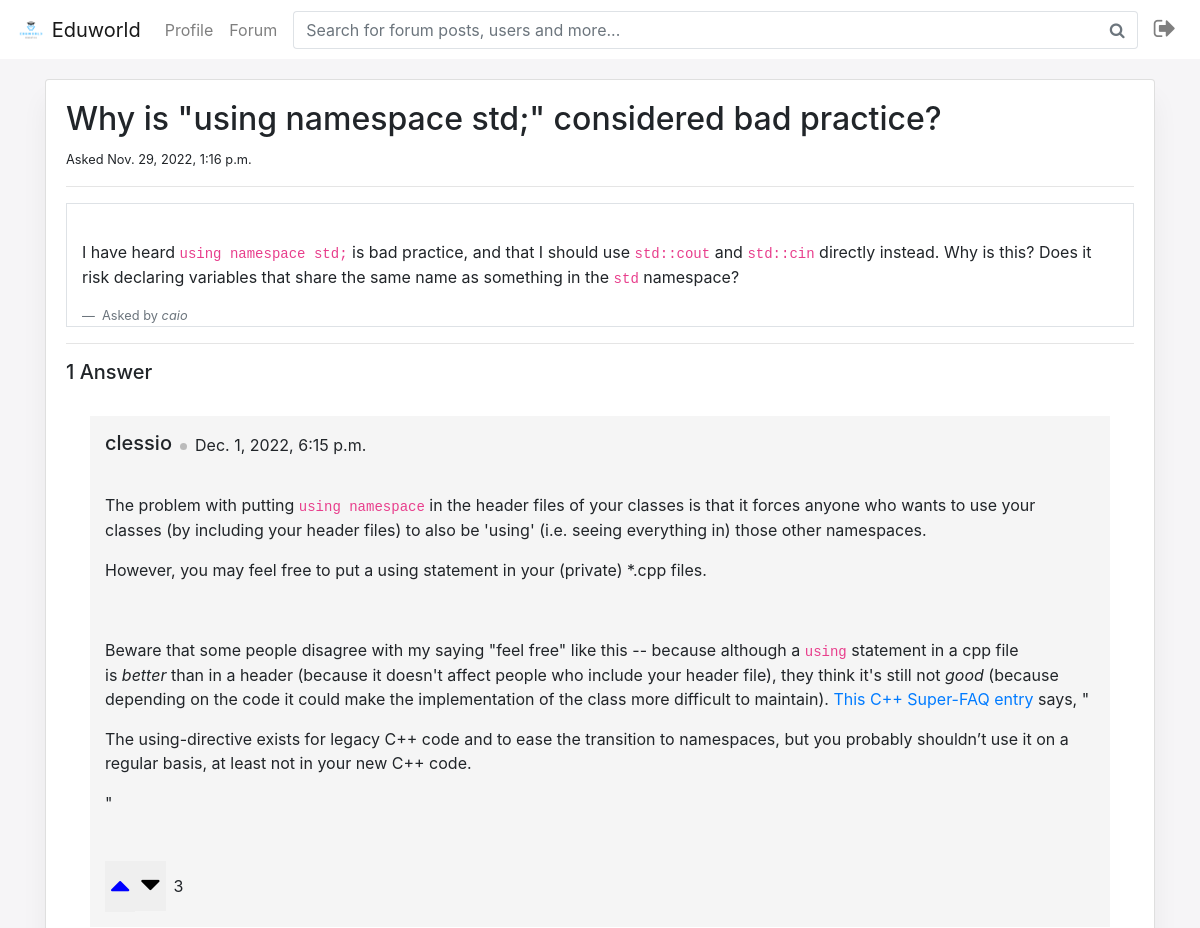
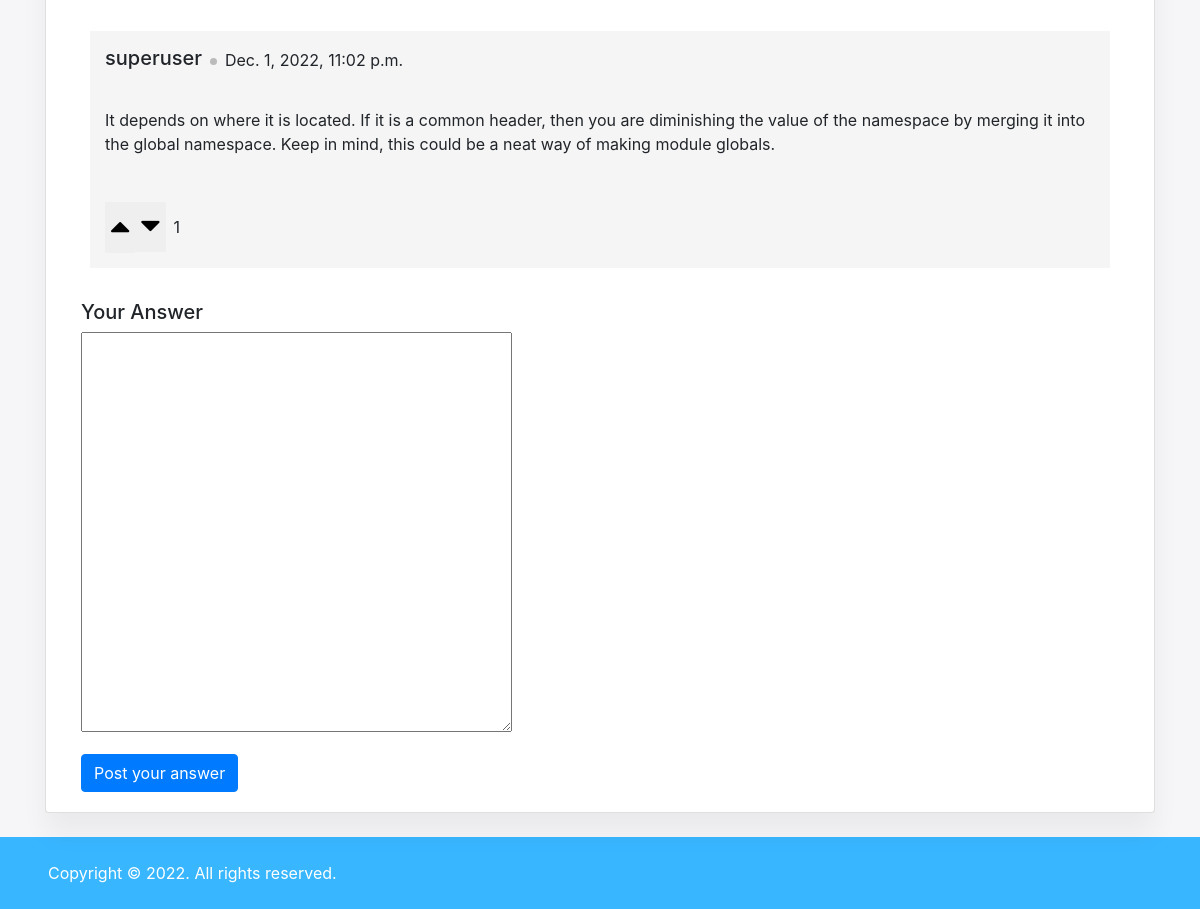
The page /forum/question/2 (signed in) on the database its author committed (2 pictures, top to bottom).
### eduworld/models.py (models this page shows, shortened)
class ForumPost(models.Model):
    id = models.IntegerField(primary_key=True) # ID do post
    dono = models.ForeignKey(User, on_delete=models.CASCADE, related_name="DONO_DO_POST_FORUM") # Dono do post
    post_text = RichTextField(blank=True, null=True)
    data = models.DateTimeField(default=datetime.datetime.now)
    reply_count = models.BigIntegerField(default="0")
    views = models.BigIntegerField(default="0")
    category = models.CharField(max_length=300, blank=True, null=True)
    titulo = models.CharField(max_length=200)
    edited = models.BooleanField(default=False)

class ReplyForumComments(models.Model):
    id = models.IntegerField(primary_key=True) # ID do post
    post = models.ForeignKey(ForumPost, on_delete=models.CASCADE, related_name="ForumPostreply")
    dono = models.ForeignKey(User, on_delete=models.CASCADE, related_name="DONO_DO_RESOPSTA") # Dono do post
    texto = RichTextField(blank=True, null=True)
    likes = models.ManyToManyField(User, related_name="pessoasss", default=None, blank=True) ###########3
    data = models.DateTimeField(default=datetime.datetime.now)
    like_count = models.BigIntegerField(default="0")

### eduworld/views.py (the view)
# urls.py: path("forum/question/<int:pk>", views.forum_question, name="forumquestion"),
@login_required
def forum_question(request, pk):
    if not is_complete(request.user.id):
        return HttpResponseRedirect(reverse("complete", args=[request.user.id]))
    data = ForumPost.objects.filter(id=pk).values()
    autor = ForumPost.objects.filter(id=pk).values('dono_id__username')
    autor = autor[0]['dono_id__username']
    if request.user.username == autor:
        dono = True
    else:
        dono = False
    replies = ReplyForumComments.objects.filter(post_id=pk).values('dono__username', 'data', 'texto', 'id', 'like_count').order_by('-like_count')
    contents = ReplyForumComments.objects.all()
    already_liked = []
    for content in contents:
       if(content.likes.filter(id = request.user.id).exists()):
        already_liked.append(content.id)
    print(already_liked)
    if request.method == 'POST' and dono:
        ForumPost.objects.filter(id = pk).delete()
        return HttpResponseRedirect(reverse("forum"))
    return render(request, "eduworld/question.html", {"pk":pk, "data":data, "autor":autor, "dono":dono, "replies":replies, "form":NewForumPostReply(),
                                                        "already_liked":already_liked})

### eduworld/views.py
class NewForumPostReply(forms.ModelForm):
    class Meta:
        model = ReplyForumComments
        fields = ('texto',)
        labels = {
			'texto': '',
		}
        widgets = {
            'Post': forms.Textarea(attrs={'autocomplete':'off', 'class':'form-control', 'placeholder':''}),
        }

### eduworld/views.py (called while the page is built)
def is_complete(pk):
    aluno = Aluno.objects.filter(usuario=pk).values('completo')
    prof = Teacher.objects.filter(usuario=pk).values('completo')
    if aluno or prof:
        return True
    else:
        return False

### eduworld/templates/eduworld/question.html (shortened to what this page needs)
{% extends "eduworld/layoutLOG.html" %}
{% load static %}
{% block body %}
<div class="container" id="pad">
      <div class="row">
        <div class="col-12">
          <div class="card">
            <div class="card-body">
              {% for item in data %}
              <div  id="titulooriginal" class="">
                <p class="h2">{{item.titulo}}</p>
              </div>
              <p><small>Asked {{item.data}} {% if item.edited %}<span style="text-decoration: underline;" id="lugar1">Edited</span>{% endif %}</small></p>
              <hr>
              <div class="container-md mt-3 border">
                <div  id="textooriginal" class="">
                  <p style="padding-bottom:20px;">{{item.post_text | safe}}</p>
                </div>
                <figcaption class="blockquote-footer">
                  Asked by <cite title="Source Title">{{autor}}</cite>
                </figcaption>
              </div>
              <hr>
              <p class="h5">{{item.reply_count}} Answer{{ item.reply_count|pluralize }}</p>
              {% endfor %}
<div class="container">
  <div class="d-flex justify-content-center row">
      <div class="d-flex flex-column">
          <div class="coment-bottom bg-white p-2 px-4">
              <div class="commented-section mt-2">
      {% if replies %}
      {% for reply in replies %}
      <div class="commented-section mt-2" style="background-color:#F5F5F5;">
          <div class="d-flex flex-row align-items-center commented-user" style="padding:15px;">
              <h5 class="mr-2">{{reply.dono__username}}</h5>
              <span class="dot mb-1"></span>
              <span class="mb-1 ml-2">{{reply.data}}</span>
          </div>
          <div class="comment-text-sm" style="padding:15px;">
            <span>
               {{reply.texto | safe }}
            </span>
          </div>
          <div class="reply-section" style="padding:15px;">
              <div class="d-flex flex-row align-items-center voting-icons">
                {% if reply.id in already_liked %}
                  <button id="like-{{reply.id}}" class="likedislike likou" value="{{reply.id}}"><i class="fa fa-sort-up fa-2x mt-3 hit-voting likedseta" id="likeseta-{{reply.id}}"></i></button>
                {% else %}
                 <button id="like-{{reply.id}}" class="likedislike likou" value="{{reply.id}}"><i class="fa fa-sort-up fa-2x mt-3 hit-voting" id="likeseta-{{reply.id}}"></i></button>
                {% endif %}
                <button id="dislike-{{reply.id}}" class="likedislike dislike" value="{{reply.id}}"><i class="fa fa-sort-down fa-2x mb-3 hit-voting" id="dislikeseta-{{reply.id}}"></i></button>
                <span class="ml-2" id="total-{{reply.id}}">{{reply.like_count}}</span>
              </div>
        </div>
      </div>
      <br>
      {% endfor %}
      {% endif %}
</div>
</div>
</div>
</div>
                <form method="post" action="{% url 'newformreply' pk %}" enctype="multipart/form-data">
                  <label class="h5">Your Answer</label>
                  {{ form.as_p }}
                  <input type="submit" class="btn btn-primary" id="rsp" value="Post your answer"></input>
                </form>
            </div>
          </div>
        </div>
     </div>
</div>
</div>
{% endblock %}

### eduworld/static/eduworld/styles.css (style rules this page uses)
body { background: #f6f5f7; }
textarea { min-height: 400px; }
.form-control, .btn { border-radius: 3px; }
body { margin-top:20px; }
#pad { padding-top:20px; }
.card { box-shadow: 0 0.15rem 1.75rem 0 rgb(33 40 50 / 15%); }
.card { box-shadow: 0 20px 27px 0 rgb(0 0 0 / 5%); }
.card { position: relative; display: flex; flex-direction: column; min-width: 0; word-wrap: break-word; background-color: #fff; background-clip: border-box; border: 0 solid rgba(0,0,0,.125); border-radius: 1rem; }
.dot { height: 7px; width: 7px; margin-top: 3px; background-color: #bbb; border-radius: 50%; display: inline-block; }
.hit-voting { cursor: pointer; }
.likedislike { border: 0; }
.likedseta { color:blue; }

### rows shown on the page
ForumPost: titulo "Why is \"using namespace std;\" considered bad practice?", data "Nov. 29, 2022, 1:16 p.m.", post_text "I have heard using namespace std; is bad practice, and that I should use std::cout and std::cin directly instead. Why is this? Does it risk declaring variables that share the same name as something in the std namespace?", autor "caio", reply_count "1"
ReplyForumComments: dono__username "clessio", data "Dec. 1, 2022, 6:15 p.m.", texto "The problem with putting using namespace in the header files of your classes is that it forces anyone who wants to use your classes (by including your header files) to also be 'using' (i.e. seeing everything in) those other namespaces. However, you may feel free to put a using statement in your (private) *.cpp files. Beware that some people disagree with my saying \"feel free\" like this -- because although a using statement in a cpp file is better than in a header (because it doesn't affect people who include your header file), they think it's still not good (because depending on the code it could make the implementation of the class more difficult to maintain). This C++ Super-FAQ entry…", {{ reply.id }} 0 (drawn), like_count "3"
ReplyForumComments: dono__username "superuser", data "Dec. 1, 2022, 11:02 p.m.", texto "It depends on where it is located. If it is a common header, then you are diminishing the value of the namespace by merging it into the global namespace. Keep in mind, this could be a neat way of making module globals.", like_count "1"
